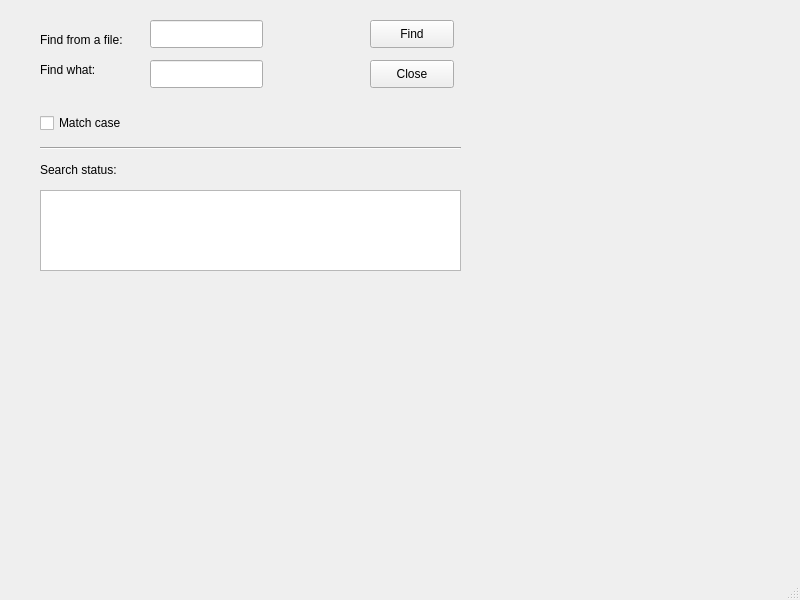
<?xml version="1.0" encoding="UTF-8"?>
<ui version="4.0">
 <class>Dialog</class>
 <widget class="QMainWindow" name="Dialog">
  <property name="geometry">
   <rect>
    <x>0</x>
    <y>0</y>
    <width>800</width>
    <height>600</height>
   </rect>
  </property>
  <property name="windowTitle">
   <string>Dialog</string>
  </property>
  <widget class="QWidget" name="centralwidget">
   <widget class="QLabel" name="label">
    <property name="geometry">
     <rect>
      <x>40</x>
      <y>30</y>
      <width>111</width>
      <height>20</height>
     </rect>
    </property>
    <property name="text">
     <string>Find from a file:</string>
    </property>
   </widget>
   <widget class="QLabel" name="label_2">
    <property name="geometry">
     <rect>
      <x>40</x>
      <y>60</y>
      <width>71</width>
      <height>20</height>
     </rect>
    </property>
    <property name="text">
     <string>Find what:</string>
    </property>
   </widget>
   <widget class="QLineEdit" name="fileLineEdit">
    <property name="geometry">
     <rect>
      <x>150</x>
      <y>20</y>
      <width>113</width>
      <height>28</height>
     </rect>
    </property>
   </widget>
   <widget class="QLineEdit" name="keyLineEdit">
    <property name="geometry">
     <rect>
      <x>150</x>
      <y>60</y>
      <width>113</width>
      <height>28</height>
     </rect>
    </property>
   </widget>
   <widget class="QPushButton" name="findPushButton">
    <property name="geometry">
     <rect>
      <x>370</x>
      <y>20</y>
      <width>84</width>
      <height>28</height>
     </rect>
    </property>
    <property name="text">
     <string>Find</string>
    </property>
   </widget>
   <widget class="QPushButton" name="closePushButton">
    <property name="geometry">
     <rect>
      <x>370</x>
      <y>60</y>
      <width>84</width>
      <height>28</height>
     </rect>
    </property>
    <property name="text">
     <string>Close</string>
    </property>
   </widget>
   <widget class="QCheckBox" name="matchCheckBox">
    <property name="geometry">
     <rect>
      <x>40</x>
      <y>110</y>
      <width>101</width>
      <height>26</height>
     </rect>
    </property>
    <property name="text">
     <string>Match case</string>
    </property>
   </widget>
   <widget class="Line" name="line">
    <property name="geometry">
     <rect>
      <x>40</x>
      <y>140</y>
      <width>421</width>
      <height>16</height>
     </rect>
    </property>
    <property name="orientation">
     <enum>Qt::Horizontal</enum>
    </property>
   </widget>
   <widget class="QLabel" name="label_3">
    <property name="geometry">
     <rect>
      <x>40</x>
      <y>160</y>
      <width>101</width>
      <height>20</height>
     </rect>
    </property>
    <property name="text">
     <string>Search status:</string>
    </property>
   </widget>
   <widget class="QTextBrowser" name="textBrowser">
    <property name="geometry">
     <rect>
      <x>40</x>
      <y>190</y>
      <width>421</width>
      <height>81</height>
     </rect>
    </property>
   </widget>
  </widget>
  <widget class="QMenuBar" name="menubar">
   <property name="geometry">
    <rect>
     <x>0</x>
     <y>0</y>
     <width>800</width>
     <height>25</height>
    </rect>
   </property>
  </widget>
  <widget class="QStatusBar" name="statusbar"/>
 </widget>
 <resources/>
 <connections>
  <connection>
   <sender>closePushButton</sender>
   <signal>clicked()</signal>
   <receiver>Dialog</receiver>
   <slot>close()</slot>
   <hints>
    <hint type="sourcelabel">
     <x>411</x>
     <y>98</y>
    </hint>
    <hint type="destinationlabel">
     <x>399</x>
     <y>299</y>
    </hint>
   </hints>
  </connection>
 </connections>
</ui>
